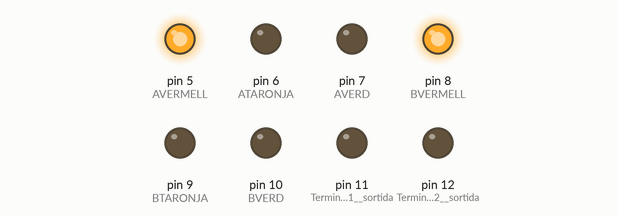
Simulated run of this sketch. Board: Arduino Uno, built with avr-gcc and run on an emulated ATmega328P. On the bench: output pins drawn as LEDs (lit = HIGH).

Above: at 1.0 s.
At 4.0 s:
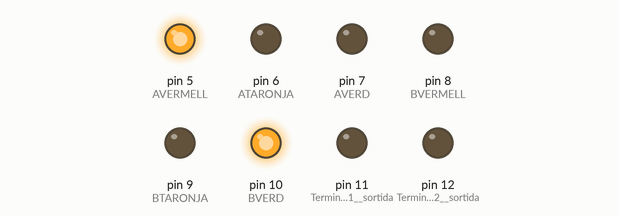
At 6.5 s:
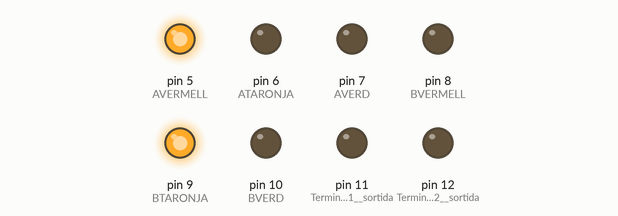
At 10.0 s:
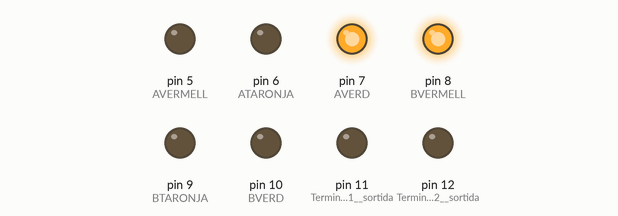
At 12.5 s:
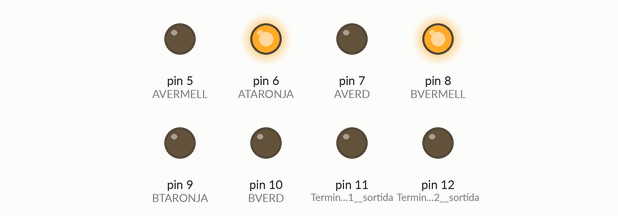
Timing chart, 0 to 16.9 s (numbered marks = the images above):
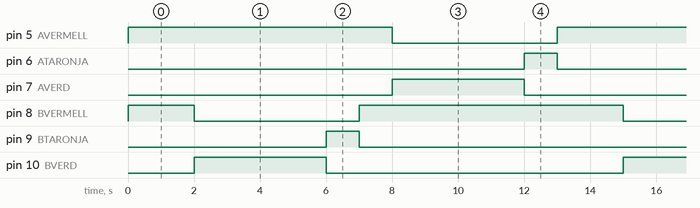

The sketch:

PR2_EX2.1.ino
```cpp
const  int AVERMELL = 5 ;
const  int ATARONJA = 6 ;
const  int AVERD = 7 ;
const  int BVERMELL = 8 ;
const  int BTARONJA = 9 ;
const  int BVERD = 10 ;

int T = 1000; //Temps mS

void setup()
{
  pinMode(5, OUTPUT);  //Terminal 5   sortida
  pinMode(6, OUTPUT);  //Terminal 6   sortida
  pinMode(7, OUTPUT);  //Terminal 7   sortida
  pinMode(8, OUTPUT);  //Terminal 8   sortida
  pinMode(9, OUTPUT);  //Terminal 9   sortida
  pinMode(10, OUTPUT); //Terminal 10  sortida
  pinMode(11, OUTPUT); //Terminal 11  sortida
  pinMode(12, OUTPUT); //Terminal 12  sortida

}

void loop()
{

  digitalWrite(AVERMELL, HIGH);  //AVERMELL ON
  digitalWrite(BVERMELL, HIGH);  //BVERMELL ON
  digitalWrite(ATARONJA, LOW);  //ATARONJA OFF

  delay(2 * T);  // Temps


  digitalWrite(BVERD, HIGH);     //BVERD  ON
  digitalWrite(BVERMELL, LOW);   //BVERMELL OFF

  delay(4 * T);  // Temps


  digitalWrite(BVERD, LOW);       //BVERD OFF
  digitalWrite(BTARONJA, HIGH);   //BTARONJA ON

  delay(1 * T);  // Temps

  digitalWrite(BVERMELL, HIGH);  //BVERMELL ON
  digitalWrite(BTARONJA, LOW);   //BTARONJA OFF

  delay(1 * T);  // Temps

  digitalWrite(AVERMELL, LOW);  //AVERMELL OFF
  digitalWrite(AVERD, HIGH);    //AVERD ON

  delay(4 * T);  // Temps

  digitalWrite(AVERD, LOW);      //AVERD OFF
  digitalWrite(ATARONJA, HIGH);  //ATARONJA HIGH
  delay(1 * T);  // Temps
}


//Quim Moreno
```

Measured:
- by itself, pin 5 (AVERMELL): alternates HIGH for 8.0 s and LOW for 5.0 s
- by itself, pin 6 (ATARONJA), pin 9 (BTARONJA): alternates HIGH for 1.0 s and LOW for 12.0 s
- by itself, pin 7 (AVERD), pin 10 (BVERD): alternates HIGH for 4.0 s and LOW for 9.0 s
- by itself, pin 8 (BVERMELL): repeats every 13.0 s: LOW 5.0 s, HIGH 8.0 s
